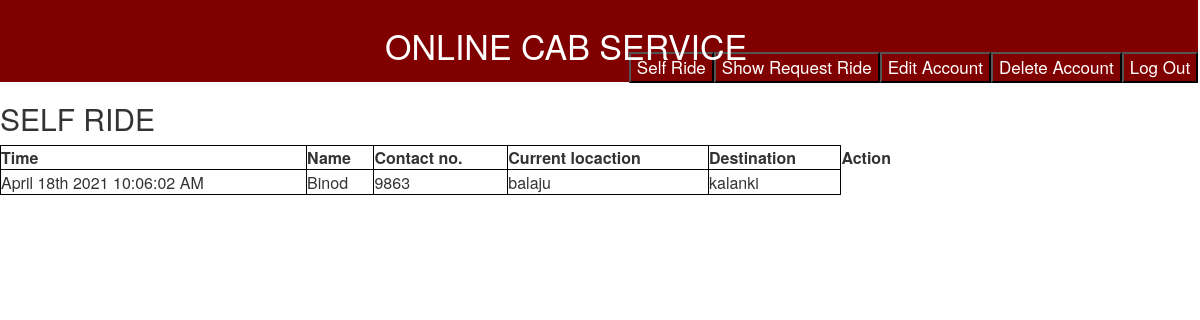
Page /process/selfride.php (signed in) on the committed database.
### tables this page shows
CREATE TABLE IF NOT EXISTS `apply_ride` (
  `id` int(11) NOT NULL,
  `current_location` varchar(100) DEFAULT NULL,
  `destination` varchar(100) DEFAULT NULL,
  `time` varchar(100) DEFAULT NULL,
  `userid` int(11) NOT NULL,
  `status` enum('approve','reject') DEFAULT NULL,
  `driver_name` varchar(100) NOT NULL,
  `remarks` varchar(100) NOT NULL
);

CREATE TABLE IF NOT EXISTS `tbl_user` (
  `id` int(11) NOT NULL,
  `name` varchar(100) NOT NULL,
  `user_name` varchar(100) NOT NULL,
  `password` varchar(100) NOT NULL,
  `mobile` varchar(10) NOT NULL,
  `email` varchar(100) NOT NULL,
  `date_of_birth` varchar(100) NOT NULL,
  `address` varchar(100) NOT NULL,
  `gender` varchar(100) NOT NULL,
  `user_type` varchar(100) NOT NULL,
  `date_of_join` varchar(100) NOT NULL
);

### process/selfride.php (the view, shortened to what this page needs)
<?php
  include('../db/connection.php');
         $selfname=$_SESSION['name'];
      ?>
<html>
 <head>
    <link rel="stylesheet" href="https://use.fontawesome.com/releases/v5.8.2/css/all.css">
    <link rel="stylesheet" href="../css/bootstrap.min.css">
    <link rel="stylesheet" href="../css/style.css">
 </head>
 <body>
    <div class="row topnav">
         <h3 style="margin-left: 400px;">Online Cab Service</h3>
         <a href="logoutprocess.php">   <button style="float:right; margin-top:-22px; background-color:maroon;"> Log Out
         </button></a>
         <a href="delete.php">   <button style="float:right; margin-top:-22px; background-color:maroon;"> Delete Account
         </button>
      </a>
      <a href="driveredit.php">   <button style="float:right; margin-top:-22px; background-color:maroon;"> Edit Account
         </button>
      </a>
         <a href="showride.php">   <button style="float:right; margin-top:-22px; background-color:maroon;"> Show Request Ride
         </button>
         <a href="completeselfride.php">   <button style="float:right; margin-top:-22px; background-color:maroon;">Self Ride
         </button>
         </a>
         </a>
   	</div>
  <body>
  <?php
                      $query= "SELECT tbl_user.id, tbl_user.name, tbl_user.mobile, tbl_user.email, apply_ride.current_location, apply_ride.destination, apply_ride.time, apply_ride.id, apply_ride.userid,apply_ride.driver_name
                      FROM tbl_user
                      INNER JOIN apply_ride
                      ON tbl_user.id=apply_ride.userid WHERE apply_ride.driver_name ='$selfname' AND apply_ride.remarks != 'complete' AND apply_ride.status='approve' ";
        $result = $conn->query($query);
       if($result-> num_rows > 0){ ?>
       <h2>SELF RIDE</h2>
          <table style="width:80%; ">
             <thead >
             <th style=" border:1px solid black;"> Time</th>
                <th style=" border:1px solid black;">Name</th>
                <th style="  border:1px solid black;">Contact no.</th>
<th  style="  border:1px solid black;">Current locaction</th>
                <th style="  border:1px solid black;"> Destination</th>
                <th> Action</th>
             </thead>
           <?php while($row = $result->fetch_assoc()){ ?>
              <tr>
              <td style="  border:1px solid black;"><?php echo $row['time'];?></td>
                <td style="  border:1px solid black;"><?php echo $row['name'];?></td>
                <td style="  border:1px solid black;"><?php echo $row['mobile'];?></td>
                <td style="  border:1px solid black;"><?php echo $row['current_location'];?></td>
               <td style="  border:1px solid black;"><?php echo $row['destination'];?></td>
               <?php echo "<td><a onClick=\"javascript: return confirm('Are you sure complete this ride?')\"href='?complete=".$row['id']."'>Complete</a></td>"; ?>
                   </tr>
            <?php  } ?>
           </table>
        <?php }else{ ?>
           <h3>No result found</h3>
        <?php }
      ?>
  </body>

### css/style.css (style rules this page uses)
body { margin: 0px; padding: 0px; overflow-x: hidden; }
.topnav { background-color: maroon; color: white; width: 101.1% !important; height: 82px; }
.topnav>h3 { margin-left: 100px; text-transform: uppercase; margin-top: 27px; font-size: 34px; }
a { text-decoration:none; font-size:17px; color:white; padding:3px 3px; border-radius: 27px; }

### rows in the picture
apply_ride: time "April 18th 2021 10:06:02 AM", userid.name "Binod", userid.mobile "9863", current_location "balaju", destination "kalanki"
